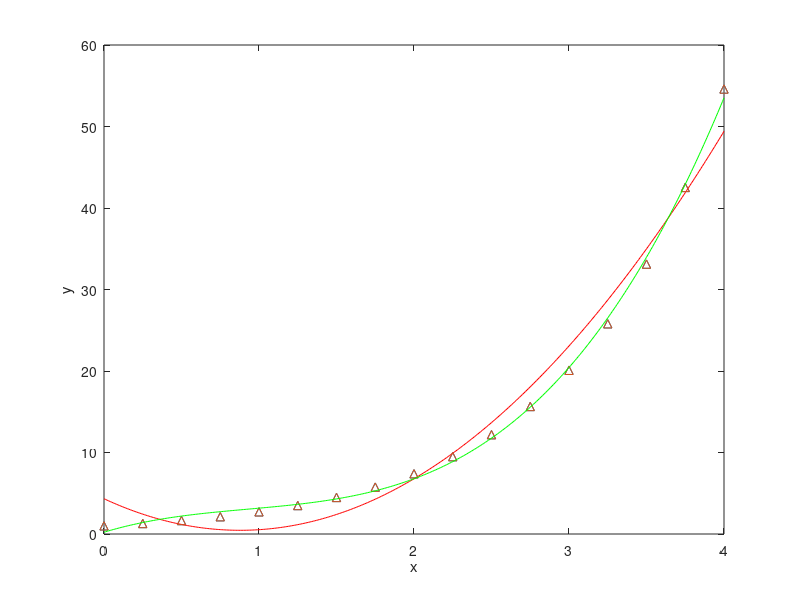

Here is the MATLAB script that generated this plot:
clear all
x=0:0.25:4;
y=exp(x);
xx=0:0.01:4;
p2=polyfit(x,y,2);
yy=polyval(p2,xx);
plot(x,y,'^',xx,yy,'r')
axis([0 4 0 60])
hold on
p3=polyfit(x,y,3);
yy=polyval(p3,xx);
plot(x,y,'^',xx,yy,'g')
xlabel('x');ylabel('y')
hold off
